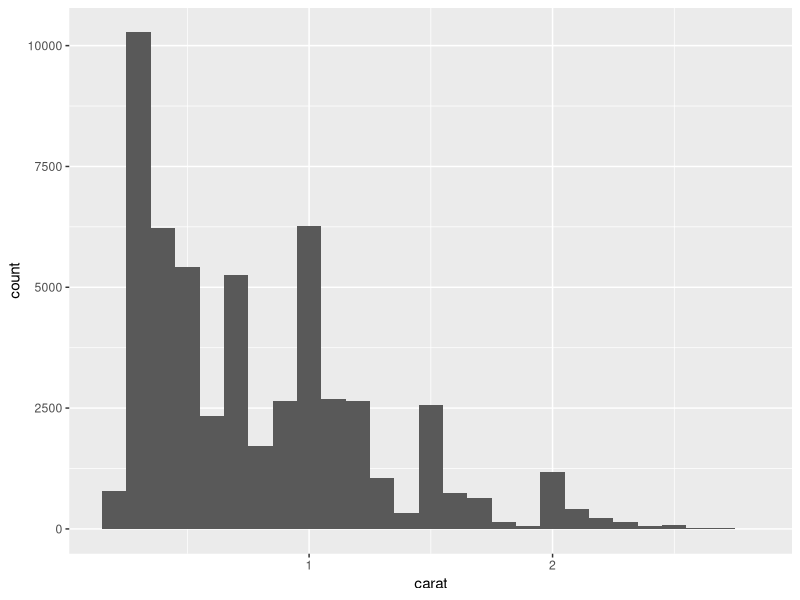
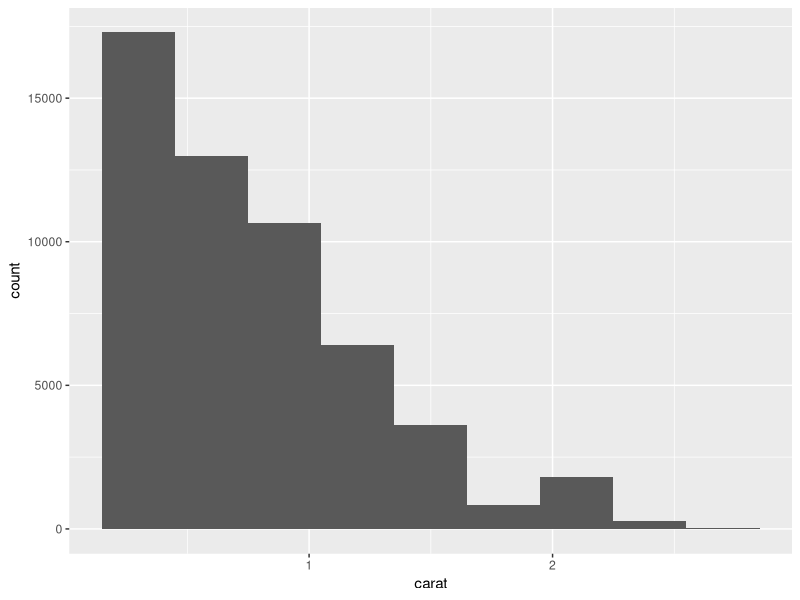
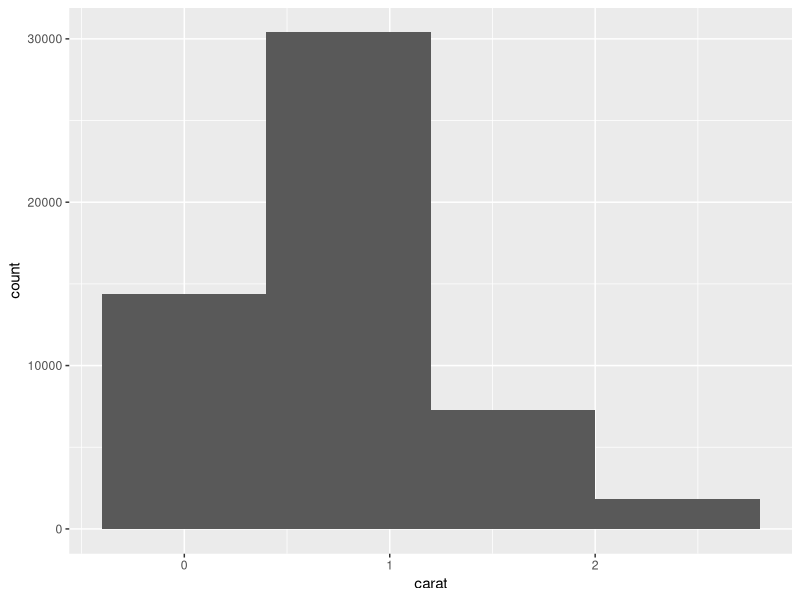
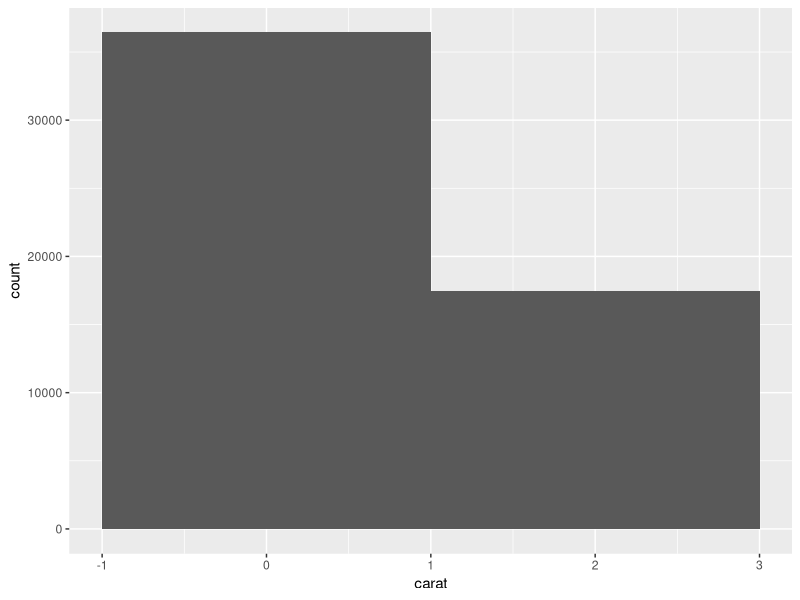
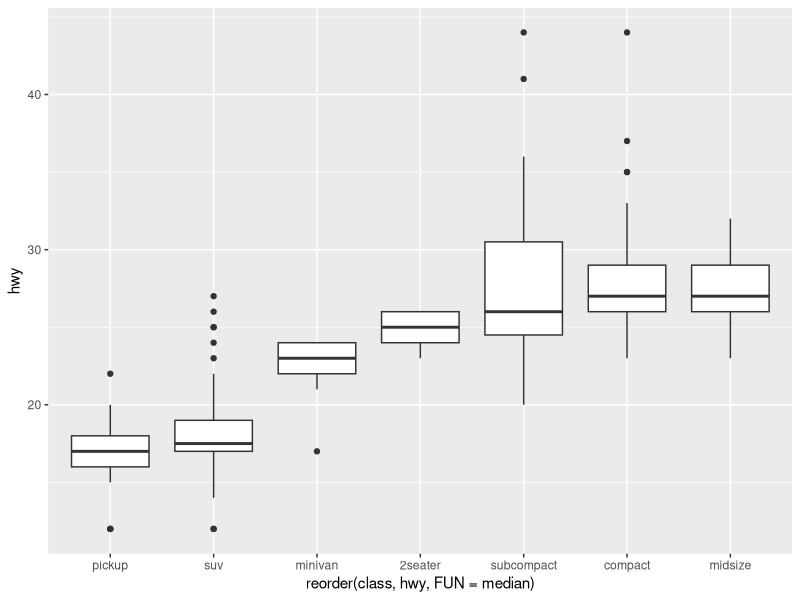
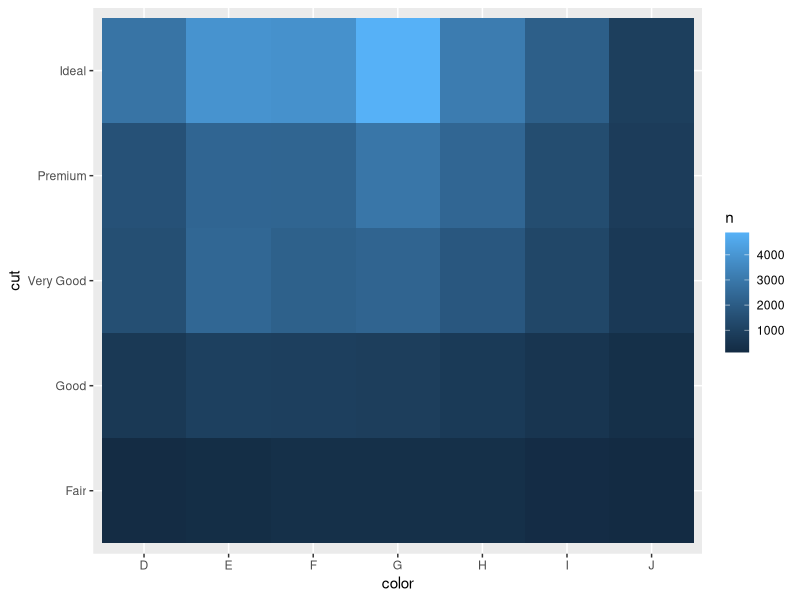

Write the R code that produced these figures, in order.
## ---- chunk 1
knitr::opts_chunk$set(echo = TRUE)
library(tidyverse)
## ---- chunk 2
# First look at your dataset
head(diamonds)
head(mpg)
## ---- chunk 3
## Read this again: 
#  The variable smaller recieves the value of the output of diamonds... 
#  being filtered when carat <3
#  So => the allocation happens only when carat is less than 3

smaller <- diamonds %>% 
    filter(carat < 3)

## Create a histogram (not a bar chart) try different bin width
#  Histograms : 

ggplot(data=smaller, mapping = aes(x=carat))+
    geom_histogram(binwidth = 0.1)
ggplot(data=smaller, mapping = aes(x=carat))+
    geom_histogram(binwidth = 0.3)
ggplot(data=smaller, mapping = aes(x=carat))+
    geom_histogram(binwidth = 0.8)
ggplot(data=smaller, mapping = aes(x=carat))+
    geom_histogram(binwidth = 2.0)

## Make a Boxplot, include reorder
#  Boxplots: 
ggplot(data = mpg)+
    geom_boxplot(mapping = aes(x=reorder(class,hwy,FUN = median),y=hwy))

## No need for "dplyr ::" As tidyverse has already called dplyr (while declaring library earlier)
diamonds%>%
    count(color,cut)

## See if sort makes it better
diamonds%>%
    count(color,cut, sort=T)

## Use ggplot 
diamonds%>%
    count(color,cut)%>%
    #Use geom_tile 
    ggplot(mapping = aes(x=color,y=cut))+
        geom_tile(mapping = aes(fill=n))


